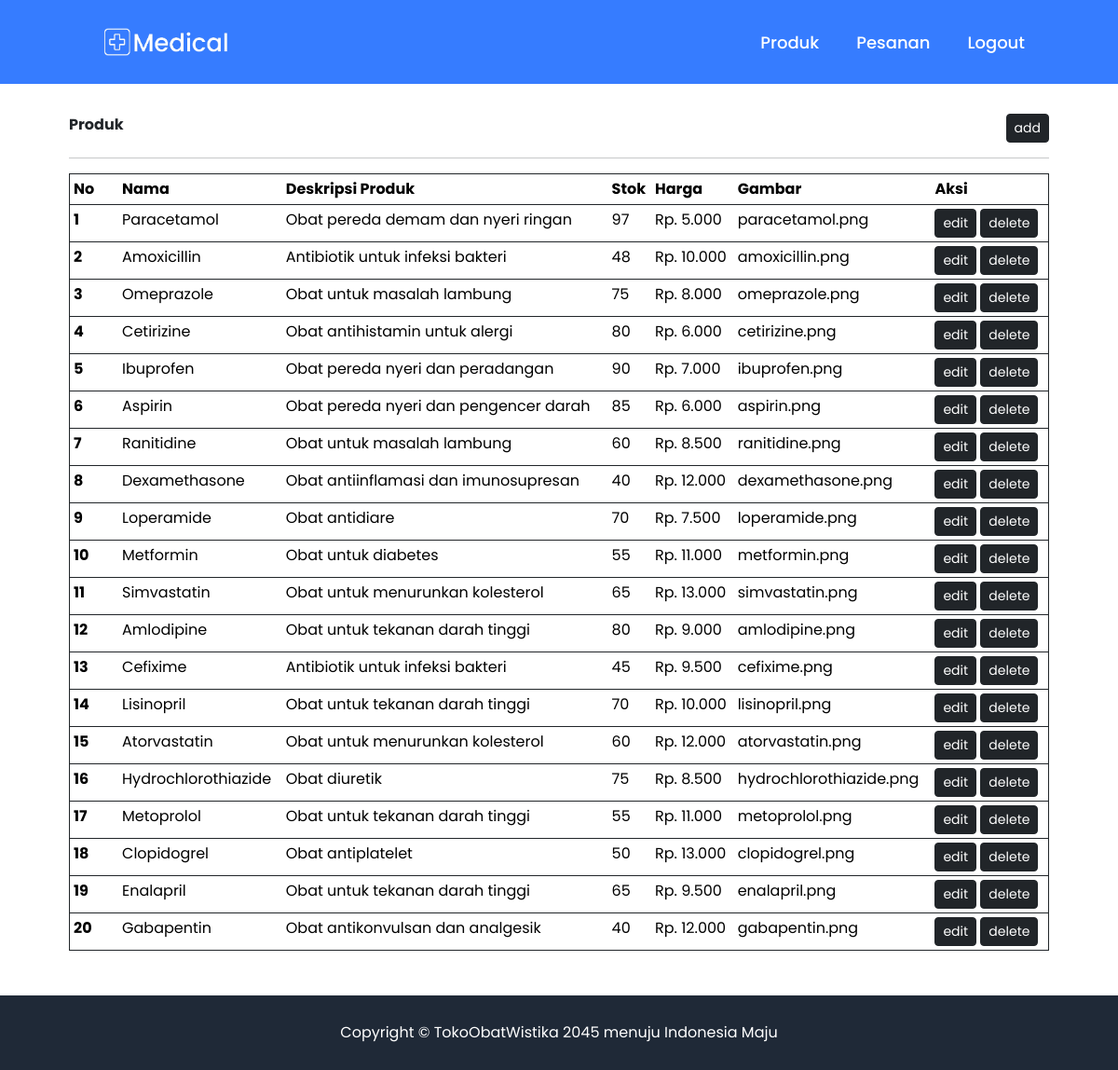
The page /admin/index.php (signed in) on the database its author committed.
### tables this page shows
CREATE TABLE `produk` (
  `id_produk` int(11) NOT NULL,
  `nama_produk` varchar(255) NOT NULL,
  `deskripsi_produk` varchar(255) NOT NULL,
  `harga` int(11) NOT NULL,
  `gambar` varchar(255) NOT NULL,
  `stok` int(11) DEFAULT NULL
);

### admin/produk.php (the view)
<div class="row justify-content-between">
	<div class="col-10"><b>Produk </b></div>
	<div class="col-2 d-flex justify-content-end align-items-end">
		<a href="index.php?page=produk-add"><button class="btn btn-dark btn-sm" type="button">add</button></a>
	</div>
</div>
<hr>
<table class="table table-sm border border-dark">
	<thead class="thead-dark">
		<tr>
			<th scope="col" width="5%">No</th>
			<th scope="col">Nama</th>
			<th scope="col">Deskripsi Produk</th>
			<th scope="col">Stok</th>
			<th scope="col">Harga</th>
			<th scope="col">Gambar</th>
			<th scope="col" width="12%">Aksi</th>
		</tr>
	</thead>
	<tbody>
		<?php
		$que   	= "SELECT * FROM produk order by id_produk";
		$select = mysqli_query($con,$que);
		while($data= mysqli_fetch_array($select)){
			?>
			<tr>
				<th scope="row"><?php echo $data['id_produk']; ?></th>
				<td><?php echo $data['nama_produk']; ?></td>
				<td><?php echo $data['deskripsi_produk']; ?></td>
				<td><?php echo $data['stok']; ?></td>
				<td class="align-right">
					<?php
					$uang = $data['harga'];
					$uang_format = number_format($uang, 0, ',', '.');
					echo "Rp. " . $uang_format;
					?>
				</td>
				<td><?php echo $data['gambar']; ?></td>
				<td>
					<a href="index.php?page=produk-edt&id=<?php echo $data['id_produk']; ?>"><button class="btn btn-dark btn-sm" type="button">edit</button></a>
					<a href="index.php?page=produk-del&id=<?php echo $data['id_produk']; ?>"><button class="btn btn-dark btn-sm" type="button">delete</button></a>
				</td>
			</tr>
		<?php } ?>
	</tbody>
</table>

### store.css (style rules this page uses)
* { margin: 0; padding: 0; box-sizing: border-box; font-family: "Poppins", sans-serif; }

### rows shown on the page
produk: id_produk "1", nama_produk "Paracetamol", deskripsi_produk "Obat pereda demam dan nyeri ringan", stok "97", harga "5.000", gambar "paracetamol.png"
produk: id_produk "2", nama_produk "Amoxicillin", deskripsi_produk "Antibiotik untuk infeksi bakteri", stok "48", harga "10.000", gambar "amoxicillin.png"
produk: id_produk "3", nama_produk "Omeprazole", deskripsi_produk "Obat untuk masalah lambung", stok "75", harga "8.000", gambar "omeprazole.png"
produk: id_produk "4", nama_produk "Cetirizine", deskripsi_produk "Obat antihistamin untuk alergi", stok "80", harga "6.000", gambar "cetirizine.png"
produk: id_produk "5", nama_produk "Ibuprofen", deskripsi_produk "Obat pereda nyeri dan peradangan", stok "90", harga "7.000", gambar "ibuprofen.png"
produk: id_produk "6", nama_produk "Aspirin", deskripsi_produk "Obat pereda nyeri dan pengencer darah", stok "85", harga "6.000", gambar "aspirin.png"
produk: id_produk "7", nama_produk "Ranitidine", deskripsi_produk "Obat untuk masalah lambung", stok "60", harga "8.500", gambar "ranitidine.png"
produk: id_produk "8", nama_produk "Dexamethasone", deskripsi_produk "Obat antiinflamasi dan imunosupresan", stok "40", harga "12.000", gambar "dexamethasone.png"
produk: id_produk "9", nama_produk "Loperamide", deskripsi_produk "Obat antidiare", stok "70", harga "7.500", gambar "loperamide.png"
produk: id_produk "10", nama_produk "Metformin", deskripsi_produk "Obat untuk diabetes", stok "55", harga "11.000", gambar "metformin.png"
produk: id_produk "11", nama_produk "Simvastatin", deskripsi_produk "Obat untuk menurunkan kolesterol", stok "65", harga "13.000", gambar "simvastatin.png"
produk: id_produk "12", nama_produk "Amlodipine", deskripsi_produk "Obat untuk tekanan darah tinggi", stok "80", harga "9.000", gambar "amlodipine.png"
produk: id_produk "13", nama_produk "Cefixime", deskripsi_produk "Antibiotik untuk infeksi bakteri", stok "45", harga "9.500", gambar "cefixime.png"
produk: id_produk "14", nama_produk "Lisinopril", deskripsi_produk "Obat untuk tekanan darah tinggi", stok "70", harga "10.000", gambar "lisinopril.png"
produk: id_produk "15", nama_produk "Atorvastatin", deskripsi_produk "Obat untuk menurunkan kolesterol", stok "60", harga "12.000", gambar "atorvastatin.png"
produk: id_produk "16", nama_produk "Hydrochlorothiazide", deskripsi_produk "Obat diuretik", stok "75", harga "8.500", gambar "hydrochlorothiazide.png"
produk: id_produk "17", nama_produk "Metoprolol", deskripsi_produk "Obat untuk tekanan darah tinggi", stok "55", harga "11.000", gambar "metoprolol.png"
produk: id_produk "18", nama_produk "Clopidogrel", deskripsi_produk "Obat antiplatelet", stok "50", harga "13.000", gambar "clopidogrel.png"
produk: id_produk "19", nama_produk "Enalapril", deskripsi_produk "Obat untuk tekanan darah tinggi", stok "65", harga "9.500", gambar "enalapril.png"
produk: id_produk "20", nama_produk "Gabapentin", deskripsi_produk "Obat antikonvulsan dan analgesik", stok "40", harga "12.000", gambar "gabapentin.png"
